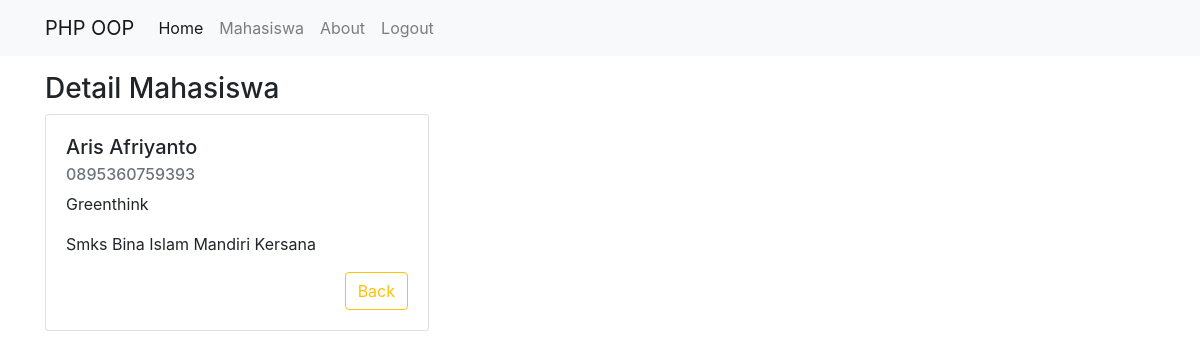
The page /detail.php?id_mhs=1 (signed in) on the database its author committed.
### tables this page shows
CREATE TABLE `mhs` (
  `id_mhs` int(11) NOT NULL,
  `nama` varchar(100) NOT NULL,
  `alamat` varchar(100) NOT NULL,
  `no_telp` varchar(100) NOT NULL,
  `asal_sekolah` varchar(100) NOT NULL
);

### classes/Database.php (called while the page is built, shortened)
<?php
    class Database {
        private static $INSTANCE = null;
        private $mysqli,
                $HOST = 'localhost',
                $USER = 'root',
                $PASS = '',
                $DBNAME = 'app';
        public function __construct()
        {
            $this->mysqli = new mysqli($this->HOST, $this->USER, $this->PASS, $this->DBNAME);
        }
        public static function getInstance()
        {
            if(!isset(self::$INSTANCE)) {
                self::$INSTANCE = new Database;
            }
            return self::$INSTANCE;
        }
        public function tampil_by_id($table, $nama, $nama_value)
        {
            $result = $this->mysqli->query("select * from $table where $nama = '$nama_value'");
            while ($row = $result->fetch_assoc()) return $row;
        }
    }

### detail.php (the view, shortened to what this page needs)
<?php
    $id_mhs = $_GET['id_mhs'];
    $db = Database::getInstance();
    $data = $db->tampil_by_id('mhs', 'id_mhs', $id_mhs);
    require_once "templates/header.php";
    ?>
<div class="container mt-5"><br>
    <div class="row">
        <div class="col-6">
            <h3>Detail Mahasiswa</h3>
                <div class="card" style="width: 24rem;">
                <div class="card-body">
                    <h5 class="card-title"><?= ucwords($data['nama'])?></h5>
                    <h6 class="card-subtitle mb-2 text-muted"><?= ucwords($data['no_telp'])?></h6>
                    <p class="card-text"><?= ucwords($data['alamat'])?></p>
                    <p class="card-text"><?= ucwords($data['asal_sekolah'])?></p>
                    <a href="mahasiswa.php" class="btn btn-outline-warning" style="float: right;">Back</a>
                </div>
                </div>
        </div>
    </div>
</div>
<?php
    require_once "templates/footer.php";
?>

### rows shown on the page
mhs: nama "Aris Afriyanto", no_telp "0895360759393", alamat "Greenthink", asal_sekolah "Smks Bina Islam Mandiri Kersana"
